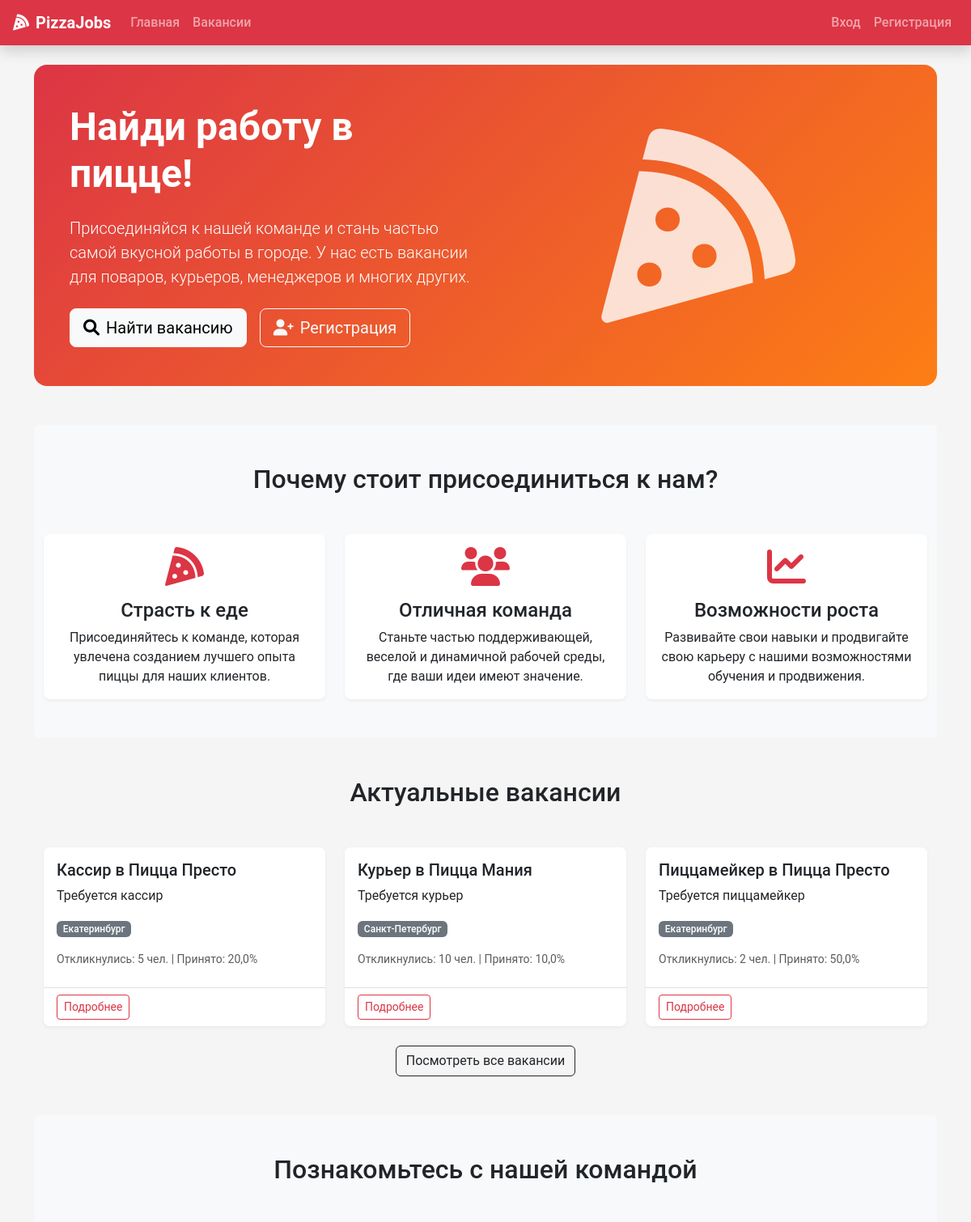
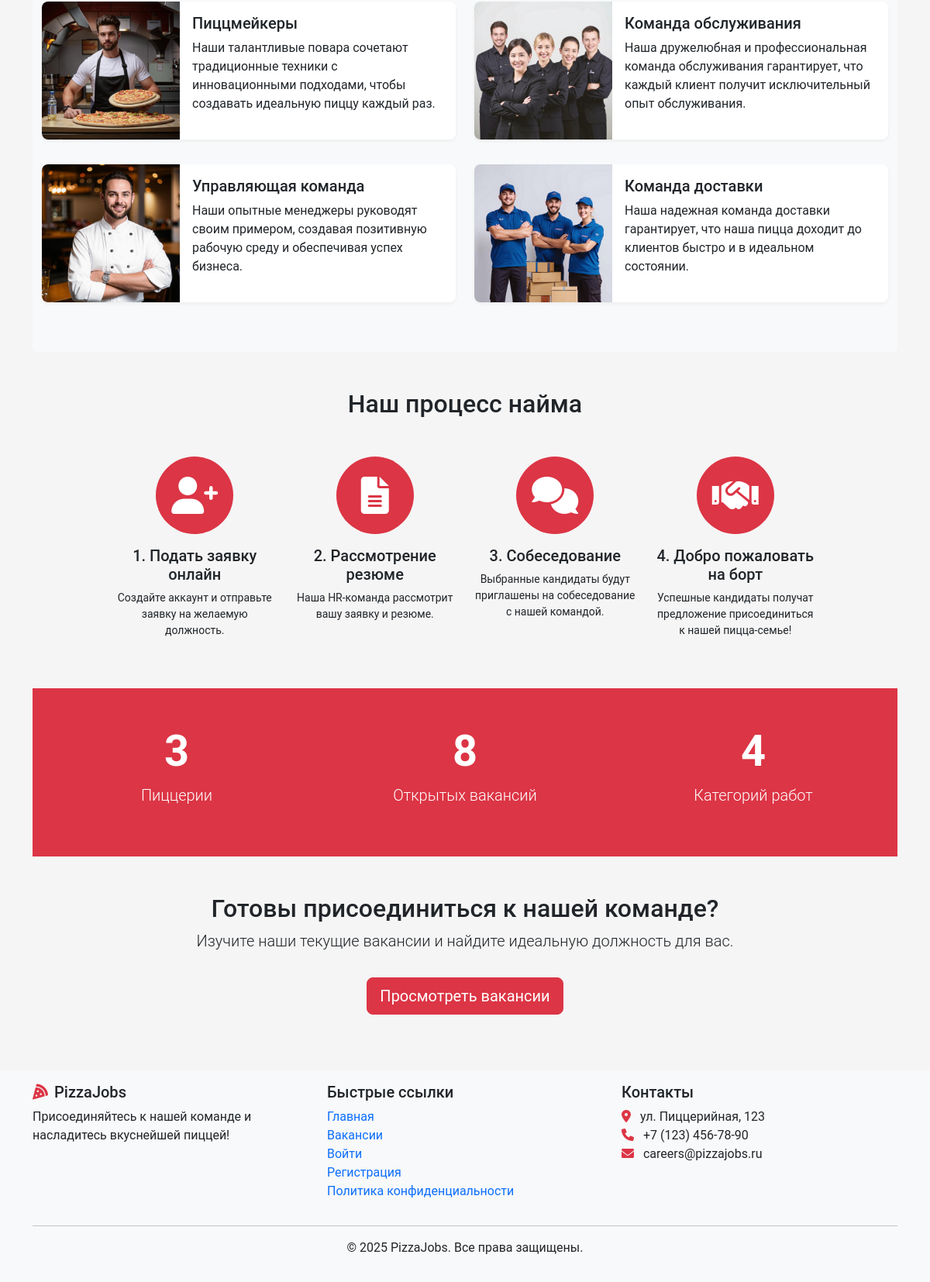
The page / on the database its author committed (2 pictures, top to bottom).
### recruitment/models.py (models this page shows, shortened)
class Vacancy(models.Model):
    title = models.CharField(max_length=100)
    position_type = models.ForeignKey(PositionType,
                                      on_delete=models.CASCADE,
                                      related_name='vacancies')
    restaurants = models.ManyToManyField(Restaurant, related_name='vacancies')
    description = models.TextField()
    requirements = models.TextField()
    responsibilities = models.TextField()
    conditions = models.TextField()
    salary_min = models.DecimalField(max_digits=10,
                                     decimal_places=2,
                                     null=True,
                                     blank=True)
    salary_max = models.DecimalField(max_digits=10,
                                     decimal_places=2,
                                     null=True,
                                     blank=True)
    is_active = models.BooleanField(default=True)
    created_at = models.DateTimeField(auto_now_add=True)
    updated_at = models.DateTimeField(auto_now=True)
    created_by = models.ForeignKey(User,
                                   on_delete=models.SET_NULL,
                                   null=True,
                                   related_name='created_vacancies')
    class Meta:
        verbose_name_plural = "Vacancies"

class Restaurant(models.Model):
    name = models.CharField(max_length=100)
    address = models.CharField(max_length=255)
    city = models.CharField(max_length=100)
    manager = models.ForeignKey(User,
                                on_delete=models.SET_NULL,
                                null=True,
                                blank=True,
                                related_name='managed_restaurants')

### recruitment/views.py (the view)
# urls.py: path('', views.home, name='home'),
def home(request):
    vacancy_count = Vacancy.objects.filter(is_active=True).count()
    restaurant_count = Restaurant.objects.count()
    position_types = PositionType.objects.all()[:5]  # Get 5 position types for display
    recent_vacancies = Vacancy.objects.filter(is_active=True).annotate(
        total_applications=Count('applications', distinct=True),
        accepted_applications=Count(
            'applications',
            filter=Q(applications__status=ApplicationStatus.ACCEPTED),
            distinct=True
        ),
    ).annotate(
        acceptance_rate=Round(
            Case(
                When(total_applications__gt=0,
                    then=F('accepted_applications') * Value(100.0) / F('total_applications')),
                default=Value(0),
                output_field=FloatField()
            ),
            0
        )
    ).order_by('-created_at')[:3]
    context = {
        'vacancy_count': vacancy_count,
        'restaurant_count': restaurant_count,
        'position_types': position_types,
        'recent_vacancies': recent_vacancies,
    }
    return render(request, 'home.html', context)

### templates/home.html (shortened to what this page needs)
{% extends 'base.html' %}
{% load static %}
{% block content %}
<div class="container">
    <section class="hero-section py-4 py-lg-5 mb-4 mb-lg-5" style="background: linear-gradient(135deg, #dc3545 0%, #fd7e14 100%); color: white;">
        <div class="container">
            <div class="row align-items-center">
                <div class="col-lg-6 text-center text-lg-start">
                    <h1 class="display-5 display-lg-4 fw-bold mb-3 mb-lg-4">Найди работу в пицце!</h1>
                    <p class="lead mb-3 mb-lg-4">Присоединяйся к нашей команде и стань частью самой вкусной работы в городе. У нас есть вакансии для поваров, курьеров, менеджеров и многих других.</p>
                    <div class="d-flex flex-column flex-sm-row gap-3 justify-content-center justify-content-lg-start">
                        <a href="{% url 'vacancy_list' %}" class="btn btn-light btn-lg">
                            <i class="fas fa-search me-2"></i>Найти вакансию
                        </a>
                        {% if not user.is_authenticated %}
                        <a href="{% url 'register' %}" class="btn btn-outline-light btn-lg">
                            <i class="fas fa-user-plus me-2"></i>Регистрация
                        </a>
                        {% endif %}
                    </div>
                </div>
                <div class="col-lg-6 text-center d-none d-lg-block">
                    <i class="fas fa-pizza-slice" style="font-size: 15rem; opacity: 0.8;"></i>
                </div>
            </div>
        </div>
    </section>
    <section class="py-5 bg-light rounded">
        <div class="container">
            <h2 class="text-center mb-5">Почему стоит присоединиться к нам?</h2>
            <div class="row g-4">
                <div class="col-md-4">
                    <div class="card h-100 border-0 shadow-sm">
                        <div class="card-body text-center">
                            <i class="fas fa-pizza-slice fa-3x text-danger mb-3"></i>
                            <h4 class="card-title">Страсть к еде</h4>
                            <p class="card-text">Присоединяйтесь к команде, которая увлечена созданием лучшего опыта пиццы для наших клиентов.</p>
                        </div>
                    </div>
                </div>
                <div class="col-md-4">
                    <div class="card h-100 border-0 shadow-sm">
                        <div class="card-body text-center">
                            <i class="fas fa-users fa-3x text-danger mb-3"></i>
                            <h4 class="card-title">Отличная команда</h4>
                            <p class="card-text">Станьте частью поддерживающей, веселой и динамичной рабочей среды, где ваши идеи имеют значение.</p>
                        </div>
                    </div>
                </div>
                <div class="col-md-4">
                    <div class="card h-100 border-0 shadow-sm">
                        <div class="card-body text-center">
                            <i class="fas fa-chart-line fa-3x text-danger mb-3"></i>
                            <h4 class="card-title">Возможности роста</h4>
                            <p class="card-text">Развивайте свои навыки и продвигайте свою карьеру с нашими возможностями обучения и продвижения.</p>
                        </div>
                    </div>
                </div>
            </div>
        </div>
    </section>
    <section class="py-5">
        <div class="container">
            <h2 class="text-center mb-5">Актуальные вакансии</h2>
            {% if recent_vacancies %}
                <div class="row g-4">
                    {% for vacancy in recent_vacancies %}
                        <div class="col-md-4">
                            <div class="card h-100 shadow-sm">
                                <div class="card-body">
                                    <h5 class="card-title">{{ vacancy.title }}</h5>
                                    <p class="card-text">{{ vacancy.description|truncatewords:30 }}</p>
                                    <p>
                                        <span class="badge bg-secondary">
                                            {% if vacancy.restaurants.count == 1 %}
                                                {{ vacancy.restaurants.first.city }}
                                            {% else %}
                                                Несколько локаций
                                            {% endif %}
                                        </span>
                                    </p>
                                    <div class="small text-muted mb-2">
                                        Откликнулись: {{ vacancy.total_applications }} чел.
                                        {% if vacancy.total_applications > 0 %}
                                            | Принято: {{ vacancy.acceptance_rate }}%
                                        {% endif %}
                                    </div>
                                </div>
                                <div class="card-footer bg-white">
                                    <a href="{% url 'vacancy_detail' vacancy.id %}" class="btn btn-sm btn-outline-danger">Подробнее</a>
                                </div>
                            </div>
                        </div>
                    {% endfor %}
                </div>
                <div class="text-center mt-4">
                    <a href="{% url 'vacancy_list' %}" class="btn btn-outline-dark">Посмотреть все вакансии</a>
                </div>
            {% else %}
                <div class="alert alert-info text-center">
                    На данный момент вакансии не доступны. Пожалуйста, проверьте позже.
                </div>
            {% endif %}
        </div>
    </section>
    <section class="py-5 bg-light rounded">
        <div class="container">
            <h2 class="text-center mb-5">Познакомьтесь с нашей командой</h2>
            <div class="row">
                <div class="col-lg-6">
                    <div class="card mb-3 border-0 shadow-sm">
                        <div class="row g-0">
                            <div class="col-md-4">
                                <img src="{% static 'img/pizza_maker.jpg' %}" class="img-fluid rounded-start" alt="Пиццмейкер">
                            </div>
                            <div class="col-md-8">
                                <div class="card-body">
                                    <h5 class="card-title">Пиццмейкеры</h5>
                                    <p class="card-text">Наши талантливые повара сочетают традиционные техники с инновационными подходами, чтобы создавать идеальную пиццу каждый раз.</p>
                                </div>
                            </div>
                        </div>
                    </div>
                </div>
                <div class="col-lg-6">
                    <div class="card mb-3 border-0 shadow-sm">
                        <div class="row g-0">
                            <div class="col-md-4">
                                <img src="{% static 'img/service.jpg' %}" class="img-fluid rounded-start" alt="Персонал ресторана">
                            </div>
                            <div class="col-md-8">
                                <div class="card-body">
                                    <h5 class="card-title">Команда обслуживания</h5>
                                    <p class="card-text">Наша дружелюбная и профессиональная команда обслуживания гарантирует, что каждый клиент получит исключительный опыт обслуживания.</p>
                                </div>
                            </div>
                        </div>
                    </div>
                </div>
            </div>
            <div class="row mt-3">
                <div class="col-lg-6">
                    <div class="card mb-3 border-0 shadow-sm">
                        <div class="row g-0">
                            <div class="col-md-4">
                                <img src="{% static 'img/manager.jpg' %}" class="img-fluid rounded-start" alt="Менеджер ресторана">
                            </div>
                            <div class="col-md-8">
                                <div class="card-body">
                                    <h5 class="card-title">Управляющая команда</h5>
                                    <p class="card-text">Наши опытные менеджеры руководят своим примером, создавая позитивную рабочую среду и обеспечивая успех бизнеса.</p>
                                </div>
                            </div>
                        </div>
                    </div>
                </div>
                <div class="col-lg-6">
                    <div class="card mb-3 border-0 shadow-sm">
                        <div class="row g-0">
                            <div class="col-md-4">
                                <img src="{% static 'img/pizza_delivery.jpg' %}" class="img-fluid rounded-start" alt="Команда доставки">
                            </div>
                            <div class="col-md-8">
                                <div class="card-body">
                                    <h5 class="card-title">Команда доставки</h5>
                                    <p class="card-text">Наша надежная команда доставки гарантирует, что наша пицца доходит до клиентов быстро и в идеальном состоянии.</p>
                                </div>
                            </div>
                        </div>
                    </div>
                </div>
            </div>
        </div>
    </section>
    <section class="py-5">
        <div class="container">
            <h2 class="text-center mb-5">Наш процесс найма</h2>
            <div class="row justify-content-center">
                <div class="col-lg-10">
                    <div class="row">
                        <div class="col-md-3 text-center">
                            <div class="rounded-circle bg-danger text-white d-flex align-items-center justify-content-center mx-auto mb-3" style="width: 100px; height: 100px;">
                                <i class="fas fa-user-plus fa-3x"></i>
                            </div>
                            <h5>1. Подать заявку онлайн</h5>
                            <p class="small">Создайте аккаунт и отправьте заявку на желаемую должность.</p>
                        </div>
                        <div class="col-md-3 text-center">
                            <div class="rounded-circle bg-danger text-white d-flex align-items-center justify-content-center mx-auto mb-3" style="width: 100px; height: 100px;">
                                <i class="fas fa-file-alt fa-3x"></i>
                            </div>
                            <h5>2. Рассмотрение резюме</h5>
                            <p class="small">Наша HR-команда рассмотрит вашу заявку и резюме.</p>
                        </div>
                        <div class="col-md-3 text-center">
                            <div class="rounded-circle bg-danger text-white d-flex align-items-center justify-content-center mx-auto mb-3" style="width: 100px; height: 100px;">
                                <i class="fas fa-comments fa-3x"></i>
                            </div>
                            <h5>3. Собеседование</h5>
                            <p class="small">Выбранные кандидаты будут приглашены на собеседование с нашей командой.</p>
                        </div>
                        <div class="col-md-3 text-center">
                            <div class="rounded-circle bg-danger text-white d-flex align-items-center justify-content-center mx-auto mb-3" style="width: 100px; height: 100px;">
                                <i class="fas fa-handshake fa-3x"></i>
                            </div>
                            <h5>4. Добро пожаловать на борт</h5>
                            <p class="small">Успешные кандидаты получат предложение присоединиться к нашей пицца-семье!</p>
                        </div>
                    </div>
                </div>
            </div>
        </div>
    </section>
    <section class="py-5 bg-danger text-white">
        <div class="container">
            <div class="row text-center">
                <div class="col-md-4 mb-4 mb-md-0">
                    <h2 class="display-4 fw-bold">{{ restaurant_count }}</h2>
                    <p class="lead">Пиццерии</p>
                </div>
                <div class="col-md-4 mb-4 mb-md-0">
                    <h2 class="display-4 fw-bold">{{ vacancy_count }}</h2>
                    <p class="lead">Открытых вакансий</p>
                </div>
                <div class="col-md-4">
                    <h2 class="display-4 fw-bold">{{ position_types|length }}</h2>
                    <p class="lead">Категорий работ</p>
                </div>
            </div>
        </div>
    </section>
    <section class="py-5 text-center">
        <div class="container">
            <h2>Готовы присоединиться к нашей команде?</h2>
            <p class="lead">Изучите наши текущие вакансии и найдите идеальную должность для вас.</p>
            <a href="{% url 'vacancy_list' %}" class="btn btn-lg btn-danger mt-3">Просмотреть вакансии</a>
        </div>
    </section>
</div>
{% endblock %}

### rows shown on the page
Vacancy: title "Кассир в Пицца Престо", description "Требуется кассир", restaurants.first.city "Екатеринбург", total_applications "5", acceptance_rate "20,0"
Vacancy: title "Курьер в Пицца Мания", description "Требуется курьер", restaurants.first.city "Санкт-Петербург", total_applications "10", acceptance_rate "10,0"
Vacancy: title "Пиццамейкер в Пицца Престо", description "Требуется пиццамейкер", restaurants.first.city "Екатеринбург", total_applications "2", acceptance_rate "50,0"

### other values the page prints
{{ restaurant_count }} "3"
{{ vacancy_count }} "8"
{{ position_types|length }} "4"
